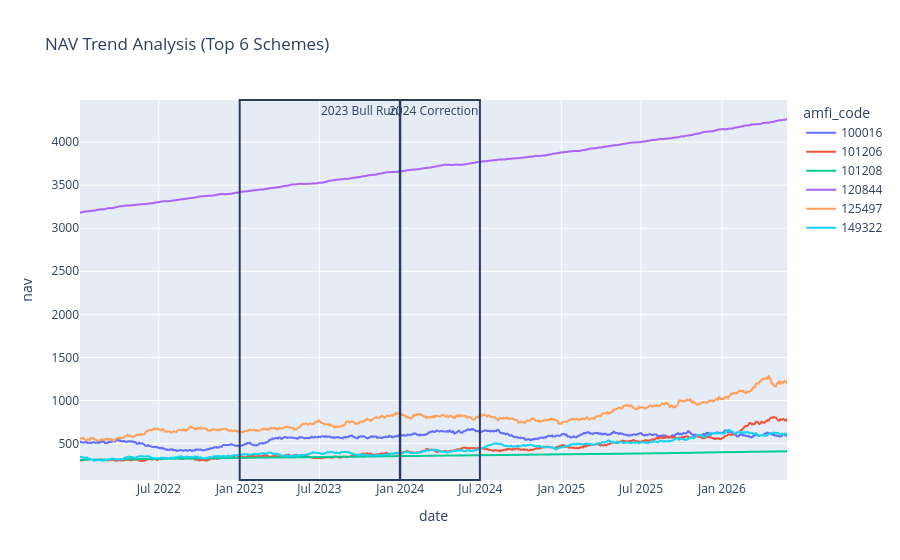

The cell this chart's notebook holds for it:
### Markdown cell above
---
## 1. NAV Trend Analysis

**Objective:** Plot daily NAV for all schemes 2019–2025.
Highlighting the COVID recovery, **2023 Rally** and **2024 Market Correction**.

### Code cell
import plotly.express as px

top6 = (nav.groupby("amfi_code")["nav"].mean().nlargest(6).index)
df = nav[nav["amfi_code"].isin(top6)]
fig = px.line(df,x="date",y="nav",color="amfi_code",title="NAV Trend Analysis (Top 6 Schemes)")
fig.add_vrect(x0="2023-01-01",x1="2023-12-31",annotation_text="2023 Bull Run")
fig.add_vrect(x0="2024-01-01",x1="2024-06-30",annotation_text="2024 Correction")
fig.show()

### Figure 1 — Plotly figure (JSON) as saved in the notebook; plotly's stock layout.template omitted (floating-point values rounded to 4 significant figures; data arrays with more than 128 entries replaced by an {"elided": "..."} marker saying what was removed)
{"data": [{"hovertemplate": "amfi_code=100016<br>date=%{x}<br>nav=%{y}<extra></extra>", "legendgroup": "100016", "line": {"color": "#636efa", "dash": "solid"}, "marker": {"symbol": "circle"}, "mode": "lines", "name": "100016", "showlegend": true, "type": "scattergl", "x": {"elided": "1150 str values"}, "xaxis": "x", "y": {"elided": "1150 float values"}, "yaxis": "y"}, {"hovertemplate": "amfi_code=101206<br>date=%{x}<br>nav=%{y}<extra></extra>", "legendgroup": "101206", "line": {"color": "#EF553B", "dash": "solid"}, "marker": {"symbol": "circle"}, "mode": "lines", "name": "101206", "showlegend": true, "type": "scattergl", "x": {"elided": "1150 str values"}, "xaxis": "x", "y": {"elided": "1150 float values"}, "yaxis": "y"}, {"hovertemplate": "amfi_code=101208<br>date=%{x}<br>nav=%{y}<extra></extra>", "legendgroup": "101208", "line": {"color": "#00cc96", "dash": "solid"}, "marker": {"symbol": "circle"}, "mode": "lines", "name": "101208", "showlegend": true, "type": "scattergl", "x": {"elided": "1150 str values"}, "xaxis": "x", "y": {"elided": "1150 float values"}, "yaxis": "y"}, {"hovertemplate": "amfi_code=120844<br>date=%{x}<br>nav=%{y}<extra></extra>", "legendgroup": "120844", "line": {"color": "#ab63fa", "dash": "solid"}, "marker": {"symbol": "circle"}, "mode": "lines", "name": "120844", "showlegend": true, "type": "scattergl", "x": {"elided": "1150 str values"}, "xaxis": "x", "y": {"elided": "1150 float values"}, "yaxis": "y"}, {"hovertemplate": "amfi_code=125497<br>date=%{x}<br>nav=%{y}<extra></extra>", "legendgroup": "125497", "line": {"color": "#FFA15A", "dash": "solid"}, "marker": {"symbol": "circle"}, "mode": "lines", "name": "125497", "showlegend": true, "type": "scattergl", "x": {"elided": "1150 str values"}, "xaxis": "x", "y": {"elided": "1150 float values"}, "yaxis": "y"}, {"hovertemplate": "amfi_code=149322<br>date=%{x}<br>nav=%{y}<extra></extra>", "legendgroup": "149322", "line": {"color": "#19d3f3", "dash": "solid"}, "marker": {"symbol": "circle"}, "mode": "lines", "name": "149322", "showlegend": true, "type": "scattergl", "x": {"elided": "1150 str values"}, "xaxis": "x", "y": {"elided": "1150 float values"}, "yaxis": "y"}], "layout": {"annotations": [{"showarrow": false, "text": "2023 Bull Run", "x": "2023-12-31", "xanchor": "right", "xref": "x", "y": 1, "yanchor": "top", "yref": "y domain"}, {"showarrow": false, "text": "2024 Correction", "x": "2024-06-30", "xanchor": "right", "xref": "x", "y": 1, "yanchor": "top", "yref": "y domain"}], "legend": {"title": {"text": "amfi_code"}, "tracegroupgap": 0}, "shapes": [{"type": "rect", "x0": "2023-01-01", "x1": "2023-12-31", "xref": "x", "y0": 0, "y1": 1, "yref": "y domain"}, {"type": "rect", "x0": "2024-01-01", "x1": "2024-06-30", "xref": "x", "y0": 0, "y1": 1, "yref": "y domain"}], "title": {"text": "NAV Trend Analysis (Top 6 Schemes)"}, "xaxis": {"anchor": "y", "domain": [0, 1], "title": {"text": "date"}}, "yaxis": {"anchor": "x", "domain": [0, 1], "title": {"text": "nav"}}}}
